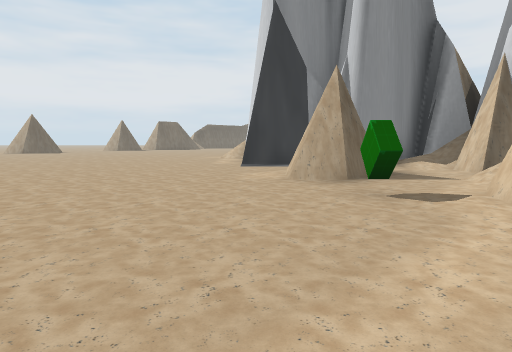
[1] (above)

24 first-person views from a walk through a 3-D level made in the Unity game engine. The camera is 1.3 m above the floor, tilts 6° down and sees 75° across. The floor is counted in squares, 2 m on a side. Each view is taken from the middle of a square. On the plan, view 1 faces up. The plan holds only what a view shows up to about 10 squares ahead; the rest is blank. The place goes on beyond the plan. The player character is not drawn.

[2]
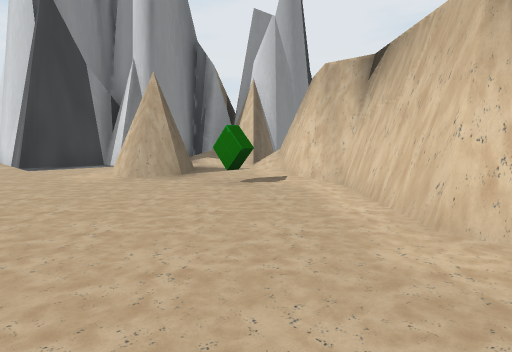

[3]
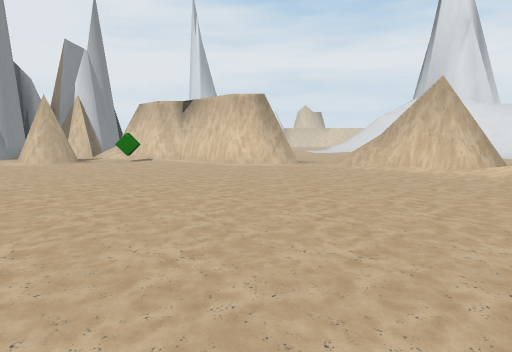

[4]
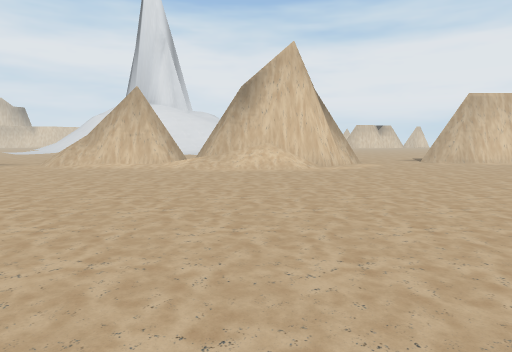

[5]
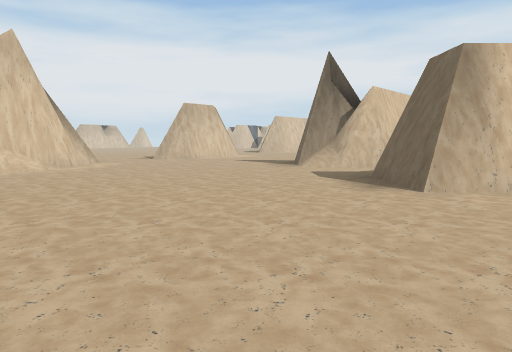

[6]
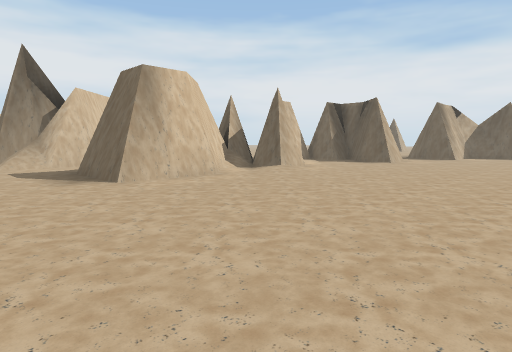

[7]
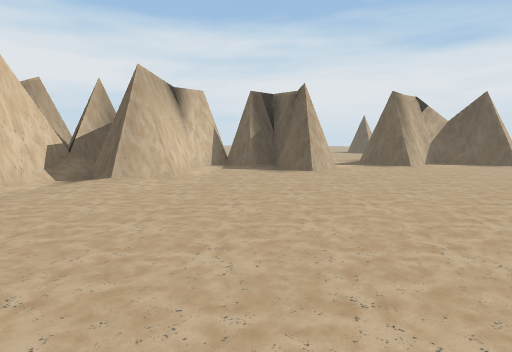

[8]
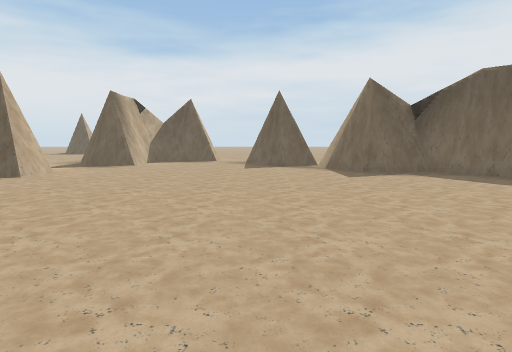

[9]
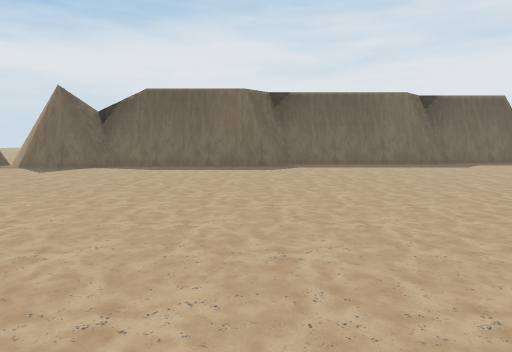

[10]
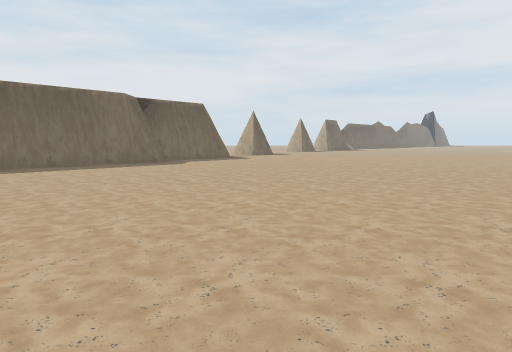

[11]
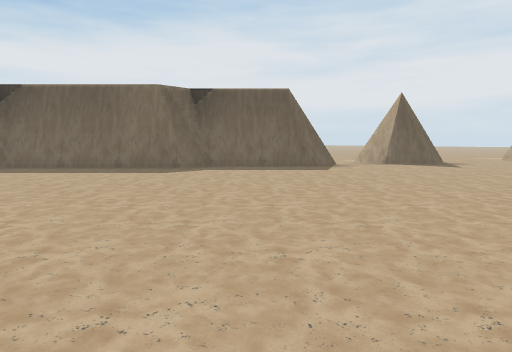

[12]
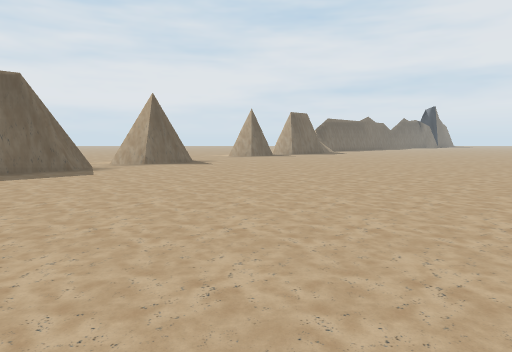

[13]
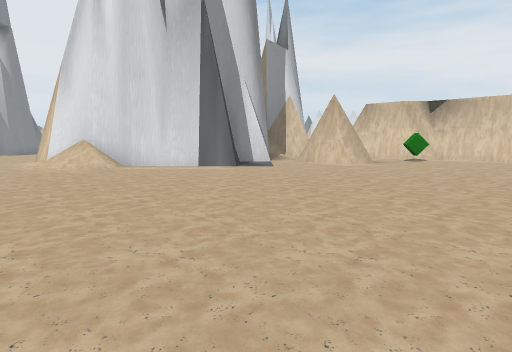

[14]
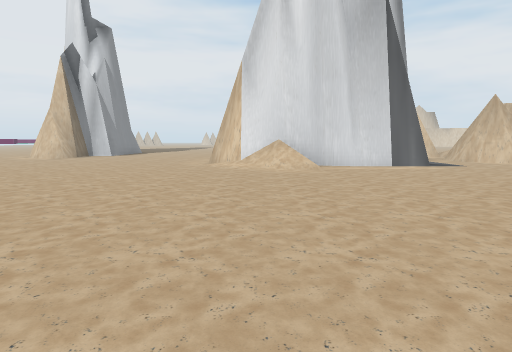

[15]
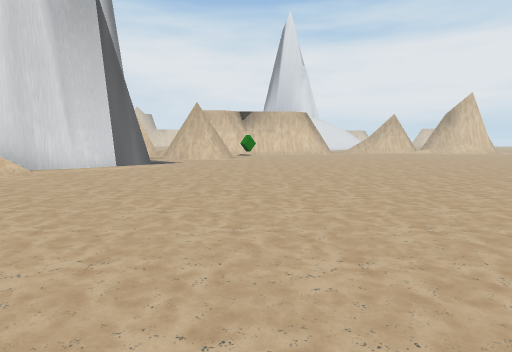

[16]
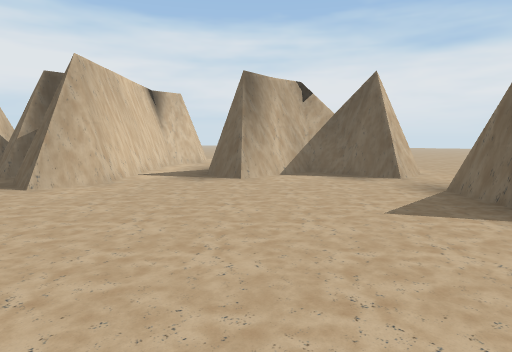

[17]
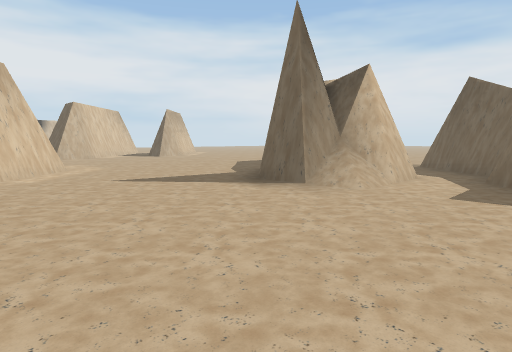

[18]
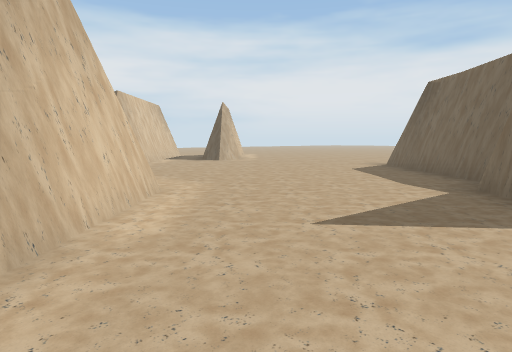

[19]
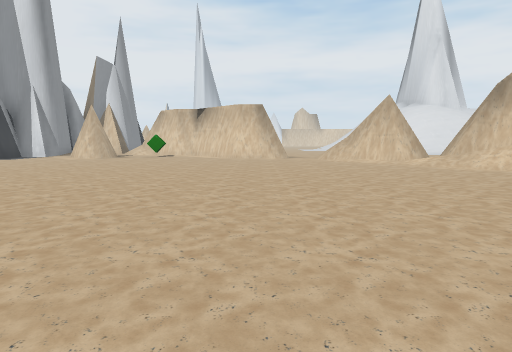

[20]
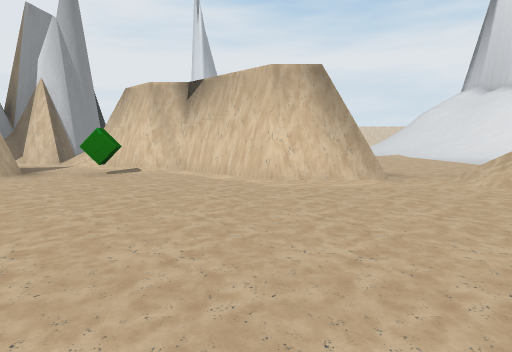

[21]
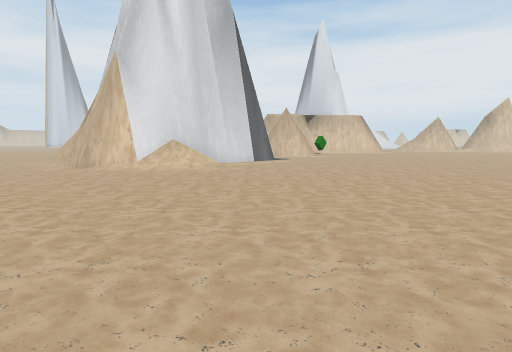

[22]
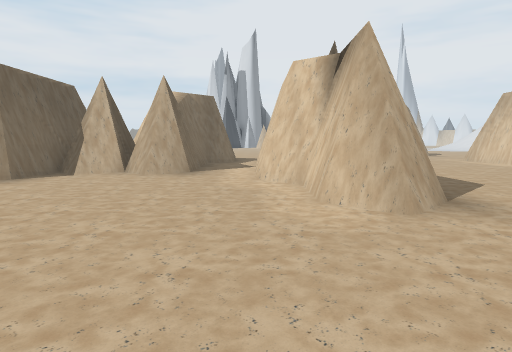

[23]
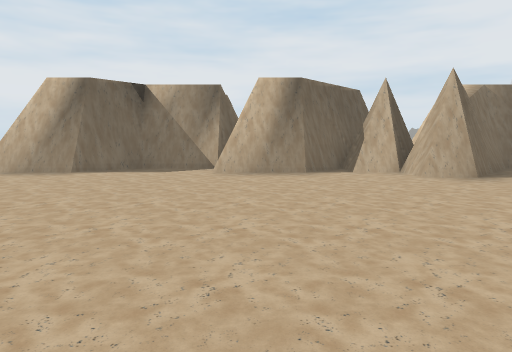

[24]
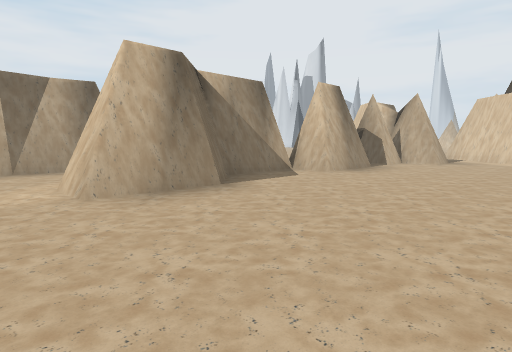

### Floor plan
Key: @ floor where view 1 was taken; # wall or solid block; . floor; / step, stairs or slope; O other object.
Columns run from 27 left of view 1 to 6 right of it. Each row starts with its distance up from view 1.
 18               ##.............
 17               ................
 16              #.................
 15             ##............./#/#
 14             #............./##
 13            ##............./#
 12           ##...............#
 11          ##................#
 10          #.................######
  9         ##...................#####
  8        ##.....................//##
  7       ##....................##..#
  6      ##.....................##./
  5      ##........................##
  4     .#.......................O##
  3    ##.........................#
  2    #.........................##
  1 ............................##
  0 .##........................@#
 -1  ##.........................#
 -2  ####.//........................
 -3  ###./#/..//............./#/.....
 -4  .../##/./######......../##  ....
 -5  .//####/#######......./##     ..
 -6  /#############......./##
 -7 ./##..#########.......##
 -8 ..........##.###......#
 -9 ............####....../
-10 ...........#####......
-11 ...........###.......
-12      .....###......##
-13       ....##......##
-14        ...........

Where each view was taken, in squares from view 1:
view 1: 0 up, 0 right, facing up
view 2: 0 up, 2 left, facing up-right
view 3: 0 up, 9 left, facing right
view 4: 0 up, 10 left, facing down-right
view 5: 1 up, 10 left, facing down
view 6: 2 up, 10 left, facing down-left
view 7: 2 up, 14 left, facing down-left
view 8: 2 up, 14 left, facing left
view 9: 2 up, 12 left, facing up-left
view 10: 2 up, 12 left, facing up
view 11: 8 up, 8 left, facing up-left
view 12: 8 up, 9 left, facing up
view 13: 9 up, 9 left, facing right
view 14: 14 up, 9 left, facing right
view 15: 14 up, 9 left, facing down-right
view 16: 3 up, 19 left, facing down-left
view 17: 5 down, 7 left, facing down-left
view 18: 9 down, 7 left, facing down-left
view 19: 0 up, 12 left, facing right
view 20: 1 up, 5 left, facing right
view 21: 18 up, 8 left, facing down-right
view 22: 14 down, 20 left, facing up-right
view 23: 14 down, 20 left, facing up
view 24: 11 down, 27 left, facing up-right
